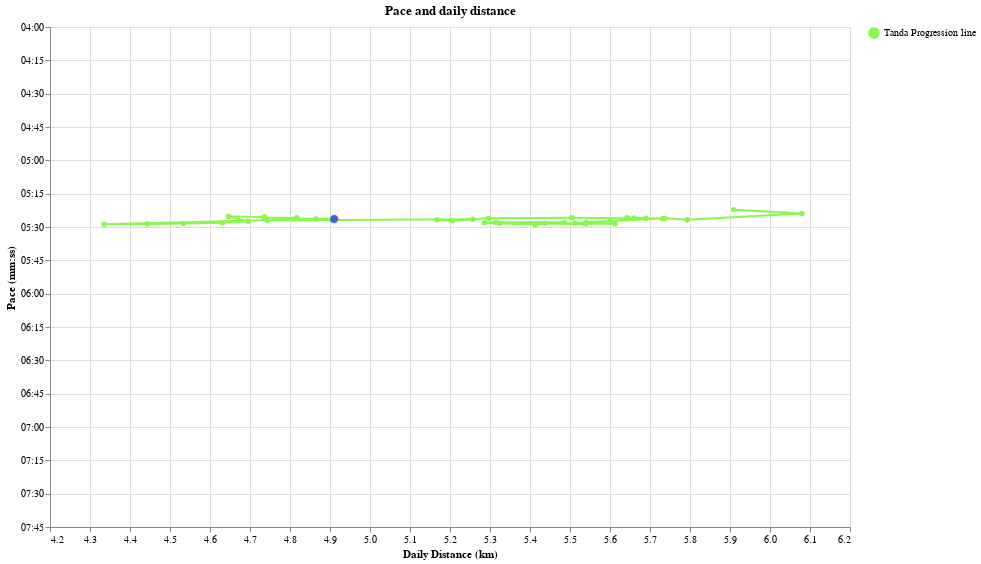

Source (notebook cell):
### Code cell
daily_df["Legend"] = "Tanda Progression line"


tooltip = [
    alt.Tooltip(
        "rolling_km_per_week_daily_distance:Q",
        title="Distance (km)",
        format=".1f",
    ),
    alt.Tooltip(
        "rolling_pace_pretty:N",
        title="Pace (s/km)",
    ),
    alt.Tooltip("date:T", title="Date"),
    alt.Tooltip("pretty_rolling_tanda_day:N", title="Marathon Form"),
]


tanda_progression = (
    alt.Chart(daily_df.loc[start_date:last_date].reset_index().sort_values("date"))
    .mark_line(point=True, strokeWidth=2)
    .encode(
        x=alt.X(
            "rolling_km_per_week_daily_distance:Q",
            title="Daily Distance (km)",
            scale=alt.Scale(zero=False),
        ),
        y=alt.Y(
            "rolling_pace_sec_per_km:Q",
            title="Pace (mm:ss)",
            scale=alt.Scale(
                reverse=True,
                zero=False,
                domain=(min(pace_ticks_values), max(pace_ticks_values)),
            ),
            axis=alt.Axis(
                values=pace_ticks_values,
                labelExpr="datum.value > 0 ? timeFormat(datum.value * 1000, '%M:%S') : ''",
            ),
        ),
        tooltip=tooltip,
        order="date",
        color=alt.Color(
            "Legend:N",
            legend=alt.Legend(title=None),
            scale=alt.Scale(domain=["Tanda Progression line"], range=["#87f94c"]),
        ),
    )
    .properties(width=800, height=500, title="Pace and daily distance")
    .interactive()
)


current_form = (
    alt.Chart(
        daily_df.loc[start_date:last_date].reset_index().sort_values("date").tail(1)
    )
    .mark_point(filled=True, size=70)
    .encode(
        x=alt.X(
            "rolling_km_per_week_daily_distance:Q",
            title="Daily Distance (km)",
            scale=alt.Scale(zero=False),
        ),
        y=alt.Y(
            "rolling_pace_sec_per_km:Q",
            title="Pace (mm:ss)",
            scale=alt.Scale(
                reverse=True,
                zero=False,
                domain=(min(pace_ticks_values), max(pace_ticks_values)),
            ),
            axis=alt.Axis(
                values=pace_ticks_values,
                labelExpr="datum.value > 0 ? timeFormat(datum.value * 1000, '%M:%S') : ''",
            ),
        ),
        color=alt.value("#142ef5"),
        tooltip=tooltip,
    )
    .properties(width=800, height=500, title="Pace and daily distance")
    .interactive()
)

(tanda_progression + current_form).show()

### Figure 1 — Vega-Lite specification as saved in the notebook (floating-point values rounded to 4 significant figures)
{"config": {"view": {"continuousWidth": 300, "continuousHeight": 300}}, "layer": [{"data": {"name": "data-37fe34925f9b35cba98b738fe1ad5b79"}, "mark": {"type": "line", "point": true, "strokeWidth": 2}, "encoding": {"color": {"field": "Legend", "legend": {"title": null}, "scale": {"domain": ["Tanda Progression line"], "range": ["#87f94c"]}, "type": "nominal"}, "order": {"field": "date", "type": "temporal"}, "tooltip": [{"field": "rolling_km_per_week_daily_distance", "format": ".1f", "title": "Distance (km)", "type": "quantitative"}, {"field": "rolling_pace_pretty", "title": "Pace (s/km)", "type": "nominal"}, {"field": "date", "title": "Date", "type": "temporal"}, {"field": "pretty_rolling_tanda_day", "title": "Marathon Form", "type": "nominal"}], "x": {"field": "rolling_km_per_week_daily_distance", "scale": {"zero": false}, "title": "Daily Distance (km)", "type": "quantitative"}, "y": {"axis": {"labelExpr": "datum.value > 0 ? timeFormat(datum.value * 1000, '%M:%S') : ''", "values": [240, 255, 270, 285, 300, 315, 330, 345, 360, 375, 390, 405, 420, 435, 450, 465]}, "field": "rolling_pace_sec_per_km", "scale": {"domain": [240, 465], "reverse": true, "zero": false}, "title": "Pace (mm:ss)", "type": "quantitative"}}, "name": "view_1", "title": "Pace and daily distance"}, {"data": {"name": "data-6a1386a81e5ef067dc6dcf782f8c8707"}, "mark": {"type": "point", "filled": true, "size": 70}, "encoding": {"color": {"value": "#142ef5"}, "tooltip": [{"field": "rolling_km_per_week_daily_distance", "format": ".1f", "title": "Distance (km)", "type": "quantitative"}, {"field": "rolling_pace_pretty", "title": "Pace (s/km)", "type": "nominal"}, {"field": "date", "title": "Date", "type": "temporal"}, {"field": "pretty_rolling_tanda_day", "title": "Marathon Form", "type": "nominal"}], "x": {"field": "rolling_km_per_week_daily_distance", "scale": {"zero": false}, "title": "Daily Distance (km)", "type": "quantitative"}, "y": {"axis": {"labelExpr": "datum.value > 0 ? timeFormat(datum.value * 1000, '%M:%S') : ''", "values": [240, 255, 270, 285, 300, 315, 330, 345, 360, 375, 390, 405, 420, 435, 450, 465]}, "field": "rolling_pace_sec_per_km", "scale": {"domain": [240, 465], "reverse": true, "zero": false}, "title": "Pace (mm:ss)", "type": "quantitative"}}, "name": "view_2", "title": "Pace and daily distance"}], "height": 500, "params": [{"name": "param_3", "select": {"type": "interval", "encodings": ["x", "y"]}, "bind": "scales", "views": ["view_1"]}, {"name": "param_4", "select": {"type": "interval", "encodings": ["x", "y"]}, "bind": "scales", "views": ["view_2"]}], "width": 800, "$schema": "https://vega.github.io/schema/vega-lite/v5.17.0.json", "datasets": {"data-37fe34925f9b35cba98b738fe1ad5b79": [{"date": "2024-05-03T00:00:00", "distance_meters": 5077.0, "time_seconds": 1587, "tanda_day": 3.575, "tanda_day_pretty": "1970-01-01T03:34:28.285823125", "rolling_distance_meters": 330900.0, "rolling_time_seconds": 106600.0, "rolling_km_per_week": 41.36, "rolling_pace_sec_per_km": 322.3, "rolling_tanda_day": 3.596, "rolling_tanda_day_pretty": "1970-01-01T03:35:45.057075460", "type_rolling": "Tanda (8 weeks)", "type_daily": "Tanda (daily)", "pace_sec_per_km": 312.6, "distance_km": 5.077, "date_factor": 21100.0, "daily_pace_pretty": "5:12", "rolling_pace_pretty": "5:22", "rolling_km_per_week_daily_distance": 5.909, "Latest run": "Latest run", "pretty_rolling_tanda_day": "3 hours 36 minutes", "shape": "circle", "Legend": "Tanda Progression line"}, {"date": "2024-05-04T00:00:00", "distance_meters": 9550.0, "time_seconds": 3658, "tanda_day": 3.821, "tanda_day_pretty": "1970-01-01T03:49:15.249560005", "rolling_distance_meters": 340500.0, "rolling_time_seconds": 110300.0, "rolling_km_per_week": 42.56, "rolling_pace_sec_per_km": 324.0, "rolling_tanda_day": 3.599, "rolling_tanda_day_pretty": "1970-01-01T03:35:54.677639335", "type_rolling": "Tanda (8 weeks)", "type_daily": "Tanda (daily)", "pace_sec_per_km": 383.0, "distance_km": 9.55, "date_factor": 24010.0, "daily_pace_pretty": "6:23", "rolling_pace_pretty": "5:23", "rolling_km_per_week_daily_distance": 6.08, "Latest run": "Latest run", "pretty_rolling_tanda_day": "3 hours 36 minutes", "shape": "circle", "Legend": "Tanda Progression line"}, {"date": "2024-05-05T00:00:00", "distance_meters": 6955.0, "time_seconds": 3033, "tanda_day": 4.28, "tanda_day_pretty": "1970-01-01T04:16:46.264268297", "rolling_distance_meters": 324400.0, "rolling_time_seconds": 106000.0, "rolling_km_per_week": 40.55, "rolling_pace_sec_per_km": 326.7, "rolling_tanda_day": 3.63, "rolling_tanda_day_pretty": "1970-01-01T03:37:48.105438650", "type_rolling": "Tanda (8 weeks)", "type_daily": "Tanda (daily)", "pace_sec_per_km": 436.1, "distance_km": 6.955, "date_factor": 27320.0, "daily_pace_pretty": "7:16", "rolling_pace_pretty": "5:26", "rolling_km_per_week_daily_distance": 5.793, "Latest run": "Latest run", "pretty_rolling_tanda_day": "3 hours 38 minutes", "shape": "circle", "Legend": "Tanda Progression line"}, {"date": "2024-05-07T00:00:00", "distance_meters": 2885.0, "time_seconds": 996, "tanda_day": 3.9, "tanda_day_pretty": "1970-01-01T03:54:00.553656042", "rolling_distance_meters": 321300.0, "rolling_time_seconds": 104700.0, "rolling_km_per_week": 40.16, "rolling_pace_sec_per_km": 326.0, "rolling_tanda_day": 3.628, "rolling_tanda_day_pretty": "1970-01-01T03:37:42.233152281", "type_rolling": "Tanda (8 weeks)", "type_daily": "Tanda (daily)", "pace_sec_per_km": 345.2, "distance_km": 2.885, "date_factor": 31100.0, "daily_pace_pretty": "5:45", "rolling_pace_pretty": "5:26", "rolling_km_per_week_daily_distance": 5.737, "Latest run": "Latest run", "pretty_rolling_tanda_day": "3 hours 38 minutes", "shape": "circle", "Legend": "Tanda Progression line"}, {"date": "2024-05-08T00:00:00", "distance_meters": 5034.0, "time_seconds": 1769, "tanda_day": 3.827, "tanda_day_pretty": "1970-01-01T03:49:37.565745571", "rolling_distance_meters": 310200.0, "rolling_time_seconds": 101700.0, "rolling_km_per_week": 38.78, "rolling_pace_sec_per_km": 327.8, "rolling_tanda_day": 3.65, "rolling_tanda_day_pretty": "1970-01-01T03:38:58.947436010", "type_rolling": "Tanda (8 weeks)", "type_daily": "Tanda (daily)", "pace_sec_per_km": 351.4, "distance_km": 5.034, "date_factor": 35390.0, "daily_pace_pretty": "5:51", "rolling_pace_pretty": "5:27", "rolling_km_per_week_daily_distance": 5.54, "Latest run": "Latest run", "pretty_rolling_tanda_day": "3 hours 39 minutes", "shape": "circle", "Legend": "Tanda Progression line"}, {"date": "2024-05-09T00:00:00", "distance_meters": 4037.0, "time_seconds": 1565, "tanda_day": 4.112, "tanda_day_pretty": "1970-01-01T04:06:44.010132948", "rolling_distance_meters": 314300.0, "rolling_time_seconds": 103300.0, "rolling_km_per_week": 39.29, "rolling_pace_sec_per_km": 328.6, "rolling_tanda_day": 3.651, "rolling_tanda_day_pretty": "1970-01-01T03:39:03.945345372", "type_rolling": "Tanda (8 weeks)", "type_daily": "Tanda (daily)", "pace_sec_per_km": 387.7, "distance_km": 4.037, "date_factor": 40270.0, "daily_pace_pretty": "6:27", "rolling_pace_pretty": "5:28", "rolling_km_per_week_daily_distance": 5.612, "Latest run": "Latest run", "pretty_rolling_tanda_day": "3 hours 39 minutes", "shape": "circle", "Legend": "Tanda Progression line"}, {"date": "2024-05-11T00:00:00", "distance_meters": 14270.0, "time_seconds": 4311, "tanda_day": 3.114, "tanda_day_pretty": "1970-01-01T03:06:52.026536394", "rolling_distance_meters": 304500.0, "rolling_time_seconds": 99950.0, "rolling_km_per_week": 38.06, "rolling_pace_sec_per_km": 328.3, "rolling_tanda_day": 3.658, "rolling_tanda_day_pretty": "1970-01-01T03:39:28.392045577", "type_rolling": "Tanda (8 weeks)", "type_daily": "Tanda (daily)", "pace_sec_per_km": 302.1, "distance_km": 14.27, "date_factor": 45830.0, "daily_pace_pretty": "5:02", "rolling_pace_pretty": "5:28", "rolling_km_per_week_daily_distance": 5.437, "Latest run": "Latest run", "pretty_rolling_tanda_day": "3 hours 39 minutes", "shape": "circle", "Legend": "Tanda Progression line"}, {"date": "2024-05-12T00:00:00", "distance_meters": 5697.0, "time_seconds": 2000, "tanda_day": 3.792, "tanda_day_pretty": "1970-01-01T03:47:30.901519381", "rolling_distance_meters": 310200.0, "rolling_time_seconds": 101900.0, "rolling_km_per_week": 38.77, "rolling_pace_sec_per_km": 328.7, "rolling_tanda_day": 3.656, "rolling_tanda_day_pretty": "1970-01-01T03:39:19.917978152", "type_rolling": "Tanda (8 weeks)", "type_daily": "Tanda (daily)", "pace_sec_per_km": 351.1, "distance_km": 5.697, "date_factor": 52160.0, "daily_pace_pretty": "5:51", "rolling_pace_pretty": "5:28", "rolling_km_per_week_daily_distance": 5.538, "Latest run": "Latest run", "pretty_rolling_tanda_day": "3 hours 39 minutes", "shape": "circle", "Legend": "Tanda Progression line"}, {"date": "2024-05-15T00:00:00", "distance_meters": 5057.0, "time_seconds": 1615, "tanda_day": 3.62, "tanda_day_pretty": "1970-01-01T03:37:10.241927389", "rolling_distance_meters": 298100.0, "rolling_time_seconds": 97880.0, "rolling_km_per_week": 37.26, "rolling_pace_sec_per_km": 328.3, "rolling_tanda_day": 3.664, "rolling_tanda_day_pretty": "1970-01-01T03:39:49.906752883", "type_rolling": "Tanda (8 weeks)", "type_daily": "Tanda (daily)", "pace_sec_per_km": 319.4, "distance_km": 5.057, "date_factor": 59360.0, "daily_pace_pretty": "5:19", "rolling_pace_pretty": "5:28", "rolling_km_per_week_daily_distance": 5.323, "Latest run": "Latest run", "pretty_rolling_tanda_day": "3 hours 40 minutes", "shape": "circle", "Legend": "Tanda Progression line"}, {"date": "2024-05-17T00:00:00", "distance_meters": 8072.0, "time_seconds": 2469, "tanda_day": 3.388, "tanda_day_pretty": "1970-01-01T03:23:18.327845612", "rolling_distance_meters": 297600.0, "rolling_time_seconds": 97590.0, "rolling_km_per_week": 37.2, "rolling_pace_sec_per_km": 327.9, "rolling_tanda_day": 3.661, "rolling_tanda_day_pretty": "1970-01-01T03:39:41.102862811", "type_rolling": "Tanda (8 weeks)", "type_daily": "Tanda (daily)", "pace_sec_per_km": 305.9, "distance_km": 8.072, "date_factor": 67550.0, "daily_pace_pretty": "5:05", "rolling_pace_pretty": "5:27", "rolling_km_per_week_daily_distance": 5.315, "Latest run": "Latest run", "pretty_rolling_tanda_day": "3 hours 40 minutes", "shape": "circle", "Legend": "Tanda Progression line"}, {"date": "2024-05-18T00:00:00", "distance_meters": 9621.0, "time_seconds": 3162, "tanda_day": 3.468, "tanda_day_pretty": "1970-01-01T03:28:03.039640212", "rolling_distance_meters": 307300.0, "rolling_time_seconds": 100800.0, "rolling_km_per_week": 38.41, "rolling_pace_sec_per_km": 327.9, "rolling_tanda_day": 3.653, "rolling_tanda_day_pretty": "1970-01-01T03:39:10.851931479", "type_rolling": "Tanda (8 weeks)", "type_daily": "Tanda (daily)", "pace_sec_per_km": 328.7, "distance_km": 9.621, "date_factor": 76880.0, "daily_pace_pretty": "5:28", "rolling_pace_pretty": "5:27", "rolling_km_per_week_daily_distance": 5.487, "Latest run": "Latest run", "pretty_rolling_tanda_day": "3 hours 39 minutes", "shape": "circle", "Legend": "Tanda Progression line"}, {"date": "2024-05-19T00:00:00", "distance_meters": 8923.0, "time_seconds": 2829, "tanda_day": 3.423, "tanda_day_pretty": "1970-01-01T03:25:21.962583357", "rolling_distance_meters": 296000.0, "rolling_time_seconds": 97120.0, "rolling_km_per_week": 37.0, "rolling_pace_sec_per_km": 328.1, "rolling_tanda_day": 3.664, "rolling_tanda_day_pretty": "1970-01-01T03:39:50.163306382", "type_rolling": "Tanda (8 weeks)", "type_daily": "Tanda (daily)", "pace_sec_per_km": 317.1, "distance_km": 8.923, "date_factor": 87490.0, "daily_pace_pretty": "5:17", "rolling_pace_pretty": "5:28", "rolling_km_per_week_daily_distance": 5.286, "Latest run": "Latest run", "pretty_rolling_tanda_day": "3 hours 40 minutes", "shape": "circle", "Legend": "Tanda Progression line"}, {"date": "2024-05-20T00:00:00", "distance_meters": 7104.0, "time_seconds": 2620, "tanda_day": 3.839, "tanda_day_pretty": "1970-01-01T03:50:19.717875751", "rolling_distance_meters": 303100.0, "rolling_time_seconds": 99740.0, "rolling_km_per_week": 37.89, "rolling_pace_sec_per_km": 329.0, "rolling_tanda_day": 3.664, "rolling_tanda_day_pretty": "1970-01-01T03:39:49.538411416", "type_rolling": "Tanda (8 weeks)", "type_daily": "Tanda (daily)", "pace_sec_per_km": 368.8, "distance_km": 7.104, "date_factor": 99570.0, "daily_pace_pretty": "6:08", "rolling_pace_pretty": "5:29", "rolling_km_per_week_daily_distance": 5.413, "Latest run": "Latest run", "pretty_rolling_tanda_day": "3 hours 40 minutes", "shape": "circle", "Legend": "Tanda Progression line"}, {"date": "2024-05-22T00:00:00", "distance_meters": 5076.0, "time_seconds": 1586, "tanda_day": 3.574, "tanda_day_pretty": "1970-01-01T03:34:26.612710449", "rolling_distance_meters": 303200.0, "rolling_time_seconds": 99650.0, "rolling_km_per_week": 37.9, "rolling_pace_sec_per_km": 328.7, "rolling_tanda_day": 3.662, "rolling_tanda_day_pretty": "1970-01-01T03:39:41.763111008", "type_rolling": "Tanda (8 weeks)", "type_daily": "Tanda (daily)", "pace_sec_per_km": 312.5, "distance_km": 5.076, "date_factor": 113300.0, "daily_pace_pretty": "5:12", "rolling_pace_pretty": "5:28", "rolling_km_per_week_daily_distance": 5.414, "Latest run": "Latest run", "pretty_rolling_tanda_day": "3 hours 40 minutes", "shape": "circle", "Legend": "Tanda Progression line"}, {"date": "2024-05-23T00:00:00", "distance_meters": 5457.0, "time_seconds": 1689, "tanda_day": 3.536, "tanda_day_pretty": "1970-01-01T03:32:09.057770271", "rolling_distance_meters": 308600.0, "rolling_time_seconds": 101300.0, "rolling_km_per_week": 38.58, "rolling_pace_sec_per_km": 328.3, "rolling_tanda_day": 3.655, "rolling_tanda_day_pretty": "1970-01-01T03:39:16.456543149", "type_rolling": "Tanda (8 weeks)", "type_daily": "Tanda (daily)", "pace_sec_per_km": 309.5, "distance_km": 5.457, "date_factor": 129000.0, "daily_pace_pretty": "5:09", "rolling_pace_pretty": "5:28", "rolling_km_per_week_daily_distance": 5.511, "Latest run": "Latest run", "pretty_rolling_tanda_day": "3 hours 39 minutes", "shape": "circle", "Legend": "Tanda Progression line"}, {"date": "2024-05-25T00:00:00", "distance_meters": 10010.0, "time_seconds": 3009, "tanda_day": 3.27, "tanda_day_pretty": "1970-01-01T03:16:11.047737558", "rolling_distance_meters": 313600.0, "rolling_time_seconds": 102700.0, "rolling_km_per_week": 39.2, "rolling_pace_sec_per_km": 327.3, "rolling_tanda_day": 3.644, "rolling_tanda_day_pretty": "1970-01-01T03:38:36.905475202", "type_rolling": "Tanda (8 weeks)", "type_daily": "Tanda (daily)", "pace_sec_per_km": 300.6, "distance_km": 10.01, "date_factor": 146800.0, "daily_pace_pretty": "5:00", "rolling_pace_pretty": "5:27", "rolling_km_per_week_daily_distance": 5.6, "Latest run": "Latest run", "pretty_rolling_tanda_day": "3 hours 39 minutes", "shape": "circle", "Legend": "Tanda Progression line"}, {"date": "2024-05-26T00:00:00", "distance_meters": 10010.0, "time_seconds": 2945, "tanda_day": 3.228, "tanda_day_pretty": "1970-01-01T03:13:42.360225427", "rolling_distance_meters": 318600.0, "rolling_time_seconds": 103900.0, "rolling_km_per_week": 39.83, "rolling_pace_sec_per_km": 326.1, "rolling_tanda_day": 3.631, "rolling_tanda_day_pretty": "1970-01-01T03:37:51.962442618", "type_rolling": "Tanda (8 weeks)", "type_daily": "Tanda (daily)", "pace_sec_per_km": 294.1, "distance_km": 10.01, "date_factor": 167000.0, "daily_pace_pretty": "4:54", "rolling_pace_pretty": "5:26", "rolling_km_per_week_daily_distance": 5.69, "Latest run": "Latest run", "pretty_rolling_tanda_day": "3 hours 38 minutes", "shape": "circle", "Legend": "Tanda Progression line"}, {"date": "2024-05-28T00:00:00", "distance_meters": 7009.0, "time_seconds": 2227, "tanda_day": 3.514, "tanda_day_pretty": "1970-01-01T03:30:49.465042329", "rolling_distance_meters": 317000.0, "rolling_time_seconds": 103300.0, "rolling_km_per_week": 39.62, "rolling_pace_sec_per_km": 326.0, "rolling_tanda_day": 3.632, "rolling_tanda_day_pretty": "1970-01-01T03:37:54.534555577", "type_rolling": "Tanda (8 weeks)", "type_daily": "Tanda (daily)", "pace_sec_per_km": 317.7, "distance_km": 7.009, "date_factor": 190100.0, "daily_pace_pretty": "5:17", "rolling_pace_pretty": "5:25", "rolling_km_per_week_daily_distance": 5.661, "Latest run": "Latest run", "pretty_rolling_tanda_day": "3 hours 38 minutes", "shape": "circle", "Legend": "Tanda Progression line"}, {"date": "2024-05-29T00:00:00", "distance_meters": 6018.0, "time_seconds": 2058, "tanda_day": 3.718, "tanda_day_pretty": "1970-01-01T03:43:03.065273317", "rolling_distance_meters": 316000.0, "rolling_time_seconds": 103000.0, "rolling_km_per_week": 39.5, "rolling_pace_sec_per_km": 325.9, "rolling_tanda_day": 3.632, "rolling_tanda_day_pretty": "1970-01-01T03:37:55.311848713", "type_rolling": "Tanda (8 weeks)", "type_daily": "Tanda (daily)", "pace_sec_per_km": 342.0, "distance_km": 6.018, "date_factor": 216300.0, "daily_pace_pretty": "5:41", "rolling_pace_pretty": "5:25", "rolling_km_per_week_daily_distance": 5.643, "Latest run": "Latest run", "pretty_rolling_tanda_day": "3 hours 38 minutes", "shape": "circle", "Legend": "Tanda Progression line"}, {"date": "2024-05-30T00:00:00", "distance_meters": 5001.0, "time_seconds": 1729, "tanda_day": 3.792, "tanda_day_pretty": "1970-01-01T03:47:31.942964878", "rolling_distance_meters": 321000.0, "rolling_time_seconds": 104700.0, "rolling_km_per_week": 40.13, "rolling_pace_sec_per_km": 326.2, "rolling_tanda_day": 3.63, "rolling_tanda_day_pretty": "1970-01-01T03:37:46.647734811", "type_rolling": "Tanda (8 weeks)", "type_daily": "Tanda (daily)", "pace_sec_per_km": 345.7, "distance_km": 5.001, "date_factor": 246200.0, "daily_pace_pretty": "5:45", "rolling_pace_pretty": "5:26", "rolling_km_per_week_daily_distance": 5.732, "Latest run": "Latest run", "pretty_rolling_tanda_day": "3 hours 38 minutes", "shape": "circle", "Legend": "Tanda Progression line"}, {"date": "2024-06-01T00:00:00", "distance_meters": 2602.0, "time_seconds": 905, "tanda_day": 3.932, "tanda_day_pretty": "1970-01-01T03:55:55.946875576", "rolling_distance_meters": 308300.0, "rolling_time_seconds": 100400.0, "rolling_km_per_week": 38.53, "rolling_pace_sec_per_km": 325.8, "rolling_tanda_day": 3.639, "rolling_tanda_day_pretty": "1970-01-01T03:38:19.321700254", "type_rolling": "Tanda (8 weeks)", "type_daily": "Tanda (daily)", "pace_sec_per_km": 347.8, "distance_km": 2.602, "date_factor": 280200.0, "daily_pace_pretty": "5:47", "rolling_pace_pretty": "5:25", "rolling_km_per_week_daily_distance": 5.505, "Latest run": "Latest run", "pretty_rolling_tanda_day": "3 hours 38 minutes", "shape": "circle", "Legend": "Tanda Progression line"}, {"date": "2024-06-02T00:00:00", "distance_meters": 14550.0, "time_seconds": 4747, "tanda_day": 3.26, "tanda_day_pretty": "1970-01-01T03:15:36.593298064", "rolling_distance_meters": 296500.0, "rolling_time_seconds": 96700.0, "rolling_km_per_week": 37.07, "rolling_pace_sec_per_km": 326.1, "rolling_tanda_day": 3.651, "rolling_tanda_day_pretty": "1970-01-01T03:39:03.463125642", "type_rolling": "Tanda (8 weeks)", "type_daily": "Tanda (daily)", "pace_sec_per_km": 326.3, "distance_km": 14.55, "date_factor": 318800.0, "daily_pace_pretty": "5:26", "rolling_pace_pretty": "5:26", "rolling_km_per_week_daily_distance": 5.295, "Latest run": "Latest run", "pretty_rolling_tanda_day": "3 hours 39 minutes", "shape": "circle", "Legend": "Tanda Progression line"}, {"date": "2024-06-04T00:00:00", "distance_meters": 5108.0, "time_seconds": 1830, "tanda_day": 3.867, "tanda_day_pretty": "1970-01-01T03:52:02.762806011", "rolling_distance_meters": 291500.0, "rolling_time_seconds": 95380.0, "rolling_km_per_week": 36.44, "rolling_pace_sec_per_km": 327.1, "rolling_tanda_day": 3.662, "rolling_tanda_day_pretty": "1970-01-01T03:39:43.318125442", "type_rolling": "Tanda (8 weeks)", "type_daily": "Tanda (daily)", "pace_sec_per_km": 358.2, "distance_km": 5.108, "date_factor": 362800.0, "daily_pace_pretty": "5:58", "rolling_pace_pretty": "5:27", "rolling_km_per_week_daily_distance": 5.206, "Latest run": "Latest run", "pretty_rolling_tanda_day": "3 hours 40 minutes", "shape": "circle", "Legend": "Tanda Progression line"}, {"date": "2024-06-06T00:00:00", "distance_meters": 7000.0, "time_seconds": 2176, "tanda_day": 3.47, "tanda_day_pretty": "1970-01-01T03:28:12.473467057", "rolling_distance_meters": 289400.0, "rolling_time_seconds": 94570.0, "rolling_km_per_week": 36.17, "rolling_pace_sec_per_km": 326.8, "rolling_tanda_day": 3.662, "rolling_tanda_day_pretty": "1970-01-01T03:39:41.762590588", "type_rolling": "Tanda (8 weeks)", "type_daily": "Tanda (daily)", "pace_sec_per_km": 310.9, "distance_km": 7.0, "date_factor": 412900.0, "daily_pace_pretty": "5:10", "rolling_pace_pretty": "5:26", "rolling_km_per_week_daily_distance": 5.168, "Latest run": "Latest run", "pretty_rolling_tanda_day": "3 hours 40 minutes", "shape": "circle", "Legend": "Tanda Progression line"}, {"date": "2024-06-07T00:00:00", "distance_meters": 4990.0, "time_seconds": 1567, "tanda_day": 3.588, "tanda_day_pretty": "1970-01-01T03:35:17.389925710", "rolling_distance_meters": 294400.0, "rolling_time_seconds": 96130.0, "rolling_km_per_week": 36.8, "rolling_pace_sec_per_km": 326.6, "rolling_tanda_day": 3.656, "rolling_tanda_day_pretty": "1970-01-01T03:39:20.638705176", "type_rolling": "Tanda (8 weeks)", "type_daily": "Tanda (daily)", "pace_sec_per_km": 314.0, "distance_km": 4.99, "date_factor": 469900.0, "daily_pace_pretty": "5:13", "rolling_pace_pretty": "5:26", "rolling_km_per_week_daily_distance": 5.257, "Latest run": "Latest run", "pretty_rolling_tanda_day": "3 hours 39 minutes", "shape": "circle", "Legend": "Tanda Progression line"}, {"date": "2024-06-09T00:00:00", "distance_meters": 7856.0, "time_seconds": 2296, "tanda_day": 3.311, "tanda_day_pretty": "1970-01-01T03:18:37.983324805", "rolling_distance_meters": 274600.0, "rolling_time_seconds": 89760.0, "rolling_km_per_week": 34.33, "rolling_pace_sec_per_km": 326.9, "rolling_tanda_day": 3.676, "rolling_tanda_day_pretty": "1970-01-01T03:40:31.808799951", "type_rolling": "Tanda (8 weeks)", "type_daily": "Tanda (daily)", "pace_sec_per_km": 292.3, "distance_km": 7.856, "date_factor": 534800.0, "daily_pace_pretty": "4:52", "rolling_pace_pretty": "5:26", "rolling_km_per_week_daily_distance": 4.904, "Latest run": "Latest run", "pretty_rolling_tanda_day": "3 hours 41 minutes", "shape": "circle", "Legend": "Tanda Progression line"}, {"date": "2024-06-13T00:00:00", "distance_meters": 7495.0, "time_seconds": 2252, "tanda_day": 3.38, "tanda_day_pretty": "1970-01-01T03:22:48.166657748", "rolling_distance_meters": 265600.0, "rolling_time_seconds": 86880.0, "rolling_km_per_week": 33.21, "rolling_pace_sec_per_km": 327.1, "rolling_tanda_day": 3.685, "rolling_tanda_day_pretty": "1970-01-01T03:41:06.045188420", "type_rolling": "Tanda (8 weeks)", "type_daily": "Tanda (daily)", "pace_sec_per_km": 300.5, "distance_km": 7.495, "date_factor": 608600.0, "daily_pace_pretty": "5:00", "rolling_pace_pretty": "5:27", "rolling_km_per_week_daily_distance": 4.744, "Latest run": "Latest run", "pretty_rolling_tanda_day": "3 hours 41 minutes", "shape": "circle", "Legend": "Tanda Progression line"}, {"date": "2024-06-14T00:00:00", "distance_meters": 6821.0, "time_seconds": 2058, "tanda_day": 3.42, "tanda_day_pretty": "1970-01-01T03:25:10.313677113", "rolling_distance_meters": 272500.0, "rolling_time_seconds": 88940.0, "rolling_km_per_week": 34.06, "rolling_pace_sec_per_km": 326.4, "rolling_tanda_day": 3.675, "rolling_tanda_day_pretty": "1970-01-01T03:40:28.982209263", "type_rolling": "Tanda (8 weeks)", "type_daily": "Tanda (daily)", "pace_sec_per_km": 301.7, "distance_km": 6.821, "date_factor": 692600.0, "daily_pace_pretty": "5:01", "rolling_pace_pretty": "5:26", "rolling_km_per_week_daily_distance": 4.865, "Latest run": "Latest run", "pretty_rolling_tanda_day": "3 hours 40 minutes", "shape": "circle", "Legend": "Tanda Progression line"}, {"date": "2024-06-16T00:00:00", "distance_meters": 12930.0, "time_seconds": 4092, "tanda_day": 3.256, "tanda_day_pretty": "1970-01-01T03:15:20.042886852", "rolling_distance_meters": 242800.0, "rolling_time_seconds": 79820.0, "rolling_km_per_week": 30.35, "rolling_pace_sec_per_km": 328.8, "rolling_tanda_day": 3.717, "rolling_tanda_day_pretty": "1970-01-01T03:43:01.909094736", "type_rolling": "Tanda (8 weeks)", "type_daily": "Tanda (daily)", "pace_sec_per_km": 316.4, "distance_km": 12.93, "date_factor": 788300.0, "daily_pace_pretty": "5:16", "rolling_pace_pretty": "5:28", "rolling_km_per_week_daily_distance": 4.335, "Latest run": "Latest run", "pretty_rolling_tanda_day": "3 hours 43 minutes", "shape": "circle", "Legend": "Tanda Progression line"}, {"date": "2024-06-17T00:00:00", "distance_meters": 6021.0, "time_seconds": 1927, "tanda_day": 3.576, "tanda_day_pretty": "1970-01-01T03:34:33.378927776", "rolling_distance_meters": 248800.0, "rolling_time_seconds": 81750.0, "rolling_km_per_week": 31.1, "rolling_pace_sec_per_km": 328.6, "rolling_tanda_day": 3.71, "rolling_tanda_day_pretty": "1970-01-01T03:42:36.959279425", "type_rolling": "Tanda (8 weeks)", "type_daily": "Tanda (daily)", "pace_sec_per_km": 320.0, "distance_km": 6.021, "date_factor": 897100.0, "daily_pace_pretty": "5:20", "rolling_pace_pretty": "5:28", "rolling_km_per_week_daily_distance": 4.443, "Latest run": "Latest run", "pretty_rolling_tanda_day": "3 hours 43 minutes", "shape": "circle", "Legend": "Tanda Progression line"}, {"date": "2024-06-18T00:00:00", "distance_meters": 5088.0, "time_seconds": 1631, "tanda_day": 3.625, "tanda_day_pretty": "1970-01-01T03:37:31.777367289", "rolling_distance_meters": 253900.0, "rolling_time_seconds": 83380.0, "rolling_km_per_week": 31.73, "rolling_pace_sec_per_km": 328.4, "rolling_tanda_day": 3.705, "rolling_tanda_day_pretty": "1970-01-01T03:42:16.360228101", "type_rolling": "Tanda (8 weeks)", "type_daily": "Tanda (daily)", "pace_sec_per_km": 320.6, "distance_km": 5.088, "date_factor": 1021000.0, "daily_pace_pretty": "5:20", "rolling_pace_pretty": "5:28", "rolling_km_per_week_daily_distance": 4.533, "Latest run": "Latest run", "pretty_rolling_tanda_day": "3 hours 42 minutes", "shape": "circle", "Legend": "Tanda Progression line"}, {"date": "2024-06-19T00:00:00", "distance_meters": 5479.0, "time_seconds": 1715, "tanda_day": 3.557, "tanda_day_pretty": "1970-01-01T03:33:26.407306666", "rolling_distance_meters": 259400.0, "rolling_time_seconds": 85100.0, "rolling_km_per_week": 32.42, "rolling_pace_sec_per_km": 328.1, "rolling_tanda_day": 3.697, "rolling_tanda_day_pretty": "1970-01-01T03:41:50.710279225", "type_rolling": "Tanda (8 weeks)", "type_daily": "Tanda (daily)", "pace_sec_per_km": 313.0, "distance_km": 5.479, "date_factor": 1162000.0, "daily_pace_pretty": "5:13", "rolling_pace_pretty": "5:28", "rolling_km_per_week_daily_distance": 4.631, "Latest run": "Latest run", "pretty_rolling_tanda_day": "3 hours 42 minutes", "shape": "circle", "Legend": "Tanda Progression line"}, {"date": "2024-06-21T00:00:00", "distance_meters": 7318.0, "time_seconds": 2346, "tanda_day": 3.518, "tanda_day_pretty": "1970-01-01T03:31:03.707925978", "rolling_distance_meters": 263000.0, "rolling_time_seconds": 86090.0, "rolling_km_per_week": 32.87, "rolling_pace_sec_per_km": 327.4, "rolling_tanda_day": 3.69, "rolling_tanda_day_pretty": "1970-01-01T03:41:22.369785673", "type_rolling": "Tanda (8 weeks)", "type_daily": "Tanda (daily)", "pace_sec_per_km": 320.6, "distance_km": 7.318, "date_factor": 1322000.0, "daily_pace_pretty": "5:20", "rolling_pace_pretty": "5:27", "rolling_km_per_week_daily_distance": 4.696, "Latest run": "Latest run", "pretty_rolling_tanda_day": "3 hours 41 minutes", "shape": "circle", "Legend": "Tanda Progression line"}, {"date": "2024-06-22T00:00:00", "distance_meters": 11960.0, "time_seconds": 3673, "tanda_day": 3.233, "tanda_day_pretty": "1970-01-01T03:13:57.649742191", "rolling_distance_meters": 260200.0, "rolling_time_seconds": 84630.0, "rolling_km_per_week": 32.53, "rolling_pace_sec_per_km": 325.2, "rolling_tanda_day": 3.678, "rolling_tanda_day_pretty": "1970-01-01T03:40:41.001568737", "type_rolling": "Tanda (8 weeks)", "type_daily": "Tanda (daily)", "pace_sec_per_km": 307.1, "distance_km": 11.96, "date_factor": 1505000.0, "daily_pace_pretty": "5:07", "rolling_pace_pretty": "5:25", "rolling_km_per_week_daily_distance": 4.647, "Latest run": "Latest run", "pretty_rolling_tanda_day": "3 hours 41 minutes", "shape": "circle", "Legend": "Tanda Progression line"}, {"date": "2024-06-23T00:00:00", "distance_meters": 4991.0, "time_seconds": 1684, "tanda_day": 3.739, "tanda_day_pretty": "1970-01-01T03:44:20.947967905", "rolling_distance_meters": 265200.0, "rolling_time_seconds": 86310.0, "rolling_km_per_week": 33.15, "rolling_pace_sec_per_km": 325.5, "rolling_tanda_day": 3.675, "rolling_tanda_day_pretty": "1970-01-01T03:40:29.915760118", "type_rolling": "Tanda (8 weeks)", "type_daily": "Tanda (daily)", "pace_sec_per_km": 337.4, "distance_km": 4.991, "date_factor": 1712000.0, "daily_pace_pretty": "5:37", "rolling_pace_pretty": "5:25", "rolling_km_per_week_daily_distance": 4.736, "Latest run": "Latest run", "pretty_rolling_tanda_day": "3 hours 40 minutes", "shape": "circle", "Legend": "Tanda Progression line"}, {"date": "2024-06-24T00:00:00", "distance_meters": 5057.0, "time_seconds": 1683, "tanda_day": 3.706, "tanda_day_pretty": "1970-01-01T03:42:22.150633140", "rolling_distance_meters": 265200.0, "rolling_time_seconds": 86430.0, "rolling_km_per_week": 33.15, "rolling_pace_sec_per_km": 325.9, "rolling_tanda_day": 3.678, "rolling_tanda_day_pretty": "1970-01-01T03:40:39.789927699", "type_rolling": "Tanda (8 weeks)", "type_daily": "Tanda (daily)", "pace_sec_per_km": 332.8, "distance_km": 5.057, "date_factor": 1949000.0, "daily_pace_pretty": "5:32", "rolling_pace_pretty": "5:25", "rolling_km_per_week_daily_distance": 4.736, "Latest run": "Latest run", "pretty_rolling_tanda_day": "3 hours 41 minutes", "shape": "circle", "Legend": "Tanda Progression line"}, {"date": "2024-06-25T00:00:00", "distance_meters": 8535.0, "time_seconds": 2862, "tanda_day": 3.558, "tanda_day_pretty": "1970-01-01T03:33:27.060956056", "rolling_distance_meters": 269700.0, "rolling_time_seconds": 87900.0, "rolling_km_per_week": 33.72, "rolling_pace_sec_per_km": 325.9, "rolling_tanda_day": 3.674, "rolling_tanda_day_pretty": "1970-01-01T03:40:24.786598886", "type_rolling": "Tanda (8 weeks)", "type_daily": "Tanda (daily)", "pace_sec_per_km": 335.3, "distance_km": 8.535, "date_factor": 2218000.0, "daily_pace_pretty": "5:35", "rolling_pace_pretty": "5:25", "rolling_km_per_week_daily_distance": 4.817, "Latest run": "Latest run", "pretty_rolling_tanda_day": "3 hours 40 minutes", "shape": "circle", "Legend": "Tanda Progression line"}, {"date": "2024-06-26T00:00:00", "distance_meters": 5041.0, "time_seconds": 1682, "tanda_day": 3.712, "tanda_day_pretty": "1970-01-01T03:42:44.455149043", "rolling_distance_meters": 269700.0, "rolling_time_seconds": 87980.0, "rolling_km_per_week": 33.71, "rolling_pace_sec_per_km": 326.2, "rolling_tanda_day": 3.676, "rolling_tanda_day_pretty": "1970-01-01T03:40:32.659366152", "type_rolling": "Tanda (8 weeks)", "type_daily": "Tanda (daily)", "pace_sec_per_km": 333.7, "distance_km": 5.041, "date_factor": 2524000.0, "daily_pace_pretty": "5:33", "rolling_pace_pretty": "5:26", "rolling_km_per_week_daily_distance": 4.816, "Latest run": "Latest run", "pretty_rolling_tanda_day": "3 hours 41 minutes", "shape": "circle", "Legend": "Tanda Progression line"}, {"date": "2024-06-27T00:00:00", "distance_meters": 5073.0, "time_seconds": 1676, "tanda_day": 3.689, "tanda_day_pretty": "1970-01-01T03:41:22.182191757", "rolling_distance_meters": 274800.0, "rolling_time_seconds": 89660.0, "rolling_km_per_week": 34.35, "rolling_pace_sec_per_km": 326.3, "rolling_tanda_day": 3.672, "rolling_tanda_day_pretty": "1970-01-01T03:40:17.861190632", "type_rolling": "Tanda (8 weeks)", "type_daily": "Tanda (daily)", "pace_sec_per_km": 330.4, "distance_km": 5.073, "date_factor": 2872000.0, "daily_pace_pretty": "5:30", "rolling_pace_pretty": "5:26", "rolling_km_per_week_daily_distance": 4.907, "Latest run": "Latest run", "pretty_rolling_tanda_day": "3 hours 40 minutes", "shape": "circle", "Legend": "Tanda Progression line"}, {"date": "2024-06-28T00:00:00", "distance_meters": 5283.0, "time_seconds": 1682, "tanda_day": 3.602, "tanda_day_pretty": "1970-01-01T03:36:05.496811308", "rolling_distance_meters": 275000.0, "rolling_time_seconds": 89750.0, "rolling_km_per_week": 34.37, "rolling_pace_sec_per_km": 326.4, "rolling_tanda_day": 3.672, "rolling_tanda_day_pretty": "1970-01-01T03:40:19.534057953", "type_rolling": "Tanda (8 weeks)", "type_daily": "Tanda (daily)", "pace_sec_per_km": 318.4, "distance_km": 5.283, "date_factor": 3269000.0, "daily_pace_pretty": "5:18", "rolling_pace_pretty": "5:26", "rolling_km_per_week_daily_distance": 4.911, "Latest run": "Latest run", "pretty_rolling_tanda_day": "3 hours 40 minutes", "shape": "square", "Legend": "Tanda Progression line"}], "data-6a1386a81e5ef067dc6dcf782f8c8707": [{"date": "2024-06-28T00:00:00", "distance_meters": 5283.0, "time_seconds": 1682, "tanda_day": 3.602, "tanda_day_pretty": "1970-01-01T03:36:05.496811308", "rolling_distance_meters": 275000.0, "rolling_time_seconds": 89750.0, "rolling_km_per_week": 34.37, "rolling_pace_sec_per_km": 326.4, "rolling_tanda_day": 3.672, "rolling_tanda_day_pretty": "1970-01-01T03:40:19.534057953", "type_rolling": "Tanda (8 weeks)", "type_daily": "Tanda (daily)", "pace_sec_per_km": 318.4, "distance_km": 5.283, "date_factor": 3269000.0, "daily_pace_pretty": "5:18", "rolling_pace_pretty": "5:26", "rolling_km_per_week_daily_distance": 4.911, "Latest run": "Latest run", "pretty_rolling_tanda_day": "3 hours 40 minutes", "shape": "square", "Legend": "Tanda Progression line"}]}}
